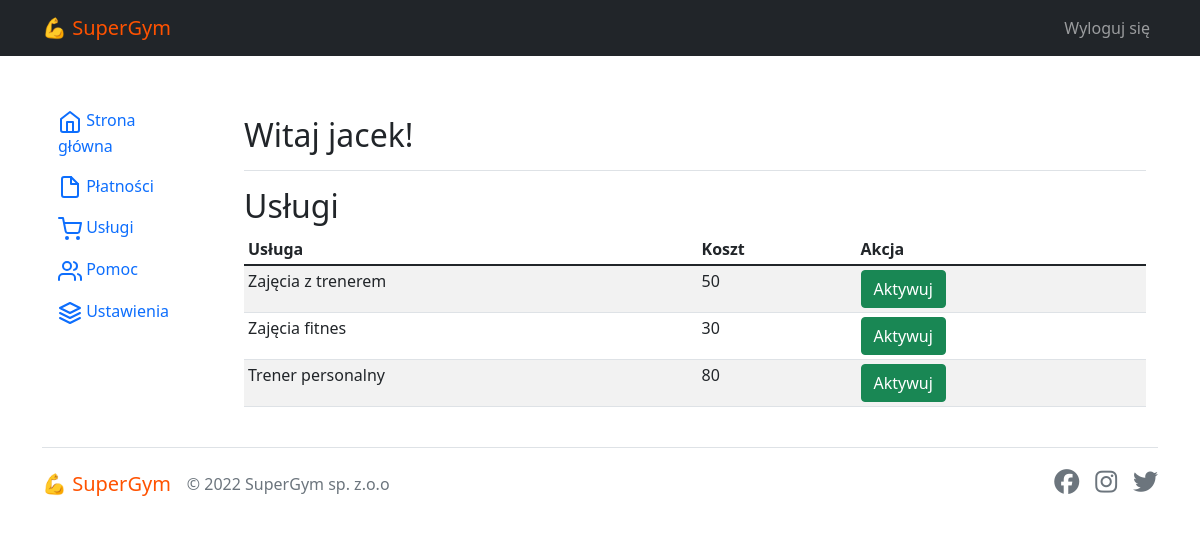
/client/panel/secrvices (signed in), run on the app's committed database.
### core/models.py (models this page shows, shortened)
class Service(models.Model):
    name = models.CharField(max_length=50)
    price = models.IntegerField()

### core/views.py (the view)
# urls.py: path('client/panel/secrvices', views.services_view, name='services'),
@login_required
def services_view(request):
    services = Service.objects.all()
    context = {
        'services': services
    }
    return render(request, 'core/services.html', context)

### core/templates/core/services.html (shortened to what this page needs)
{% extends 'base.html' %}
{% load static %}
{% block content %}
<div class="row">
{% include "core/partials/client_menu.html" %}
<main role="main" class="col-md-9 ml-sm-auto col-lg-10 pt-3 px-4">
    <div class="d-flex justify-content-between flex-wrap flex-md-nowrap align-items-center pb-2 mb-3 border-bottom">
    <h1 class="h2">Witaj {{ user }}!</h1>
    </div>
    <h2>Usługi</h2>
    <div class="table-responsive">
    <table class="table table-striped table-sm">
        <thead>
        <tr>
            <th>Usługa</th>
            <th>Koszt</th>
            <th>Akcja</th>
        </tr>
        </thead>
        <tbody>
            {% for service in services %}
        <tr>
            <td> {{ service.name }}</td>
            <td> {{ service.price }} </td>
            <td>
                <a href="{% url 'core:add_service' id=service.id %}">
                    <button class="btn btn-success">Aktywuj</button>
                </a>
            </td>
        </tr>
            {% endfor  %}
        </tbody>
    </table>
    </div>
</main>
</div>
{% endblock content %}

### core/static/css/base.css (style rules this page uses)
:root { --main: #ff5200; }

### data on the page
Service: name "Zajęcia z trenerem", price "50"
Service: name "Zajęcia fitnes", price "30"
Service: name "Trener personalny", price "80"

### other printed values
{{ user }} "jacek"
